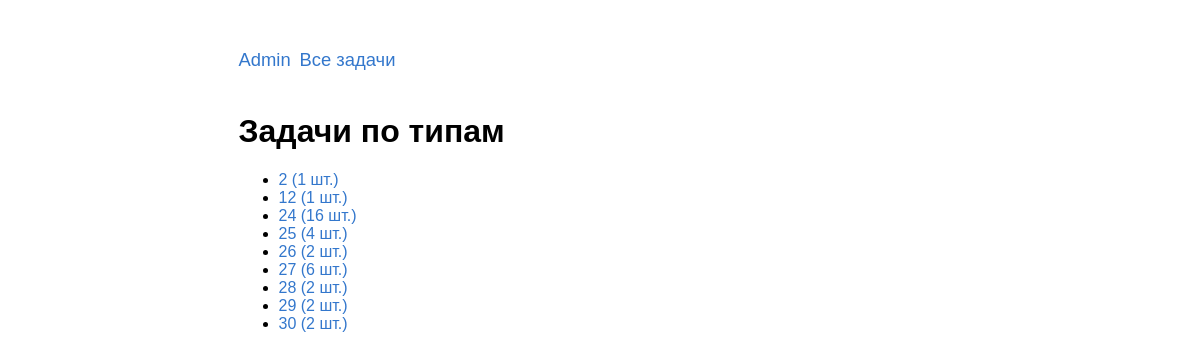
Screenshot of /types/ with the database file from the repository.
### problems/models.py (models this page shows, shortened)
class TypeInEGE(models.Model):
    objects = TypeInEGEManager()
    number = models.PositiveSmallIntegerField('номер')
    max_score = models.PositiveSmallIntegerField('максимальное количество'
                                                 ' баллов')
    part_ege = models.ForeignKey(PartOfEGE,
                                 on_delete=models.CASCADE,
                                 verbose_name='часть ЕГЭ',
                                 default=1)
    class Meta:
        verbose_name = 'тип'
        verbose_name_plural = 'типы'
        default_related_name = 'type'
        ordering = ['number']
    def get_absolute_url(self):
        return reverse('typesinege:problems', kwargs={'number': self.number})

### typesinege/views.py (the view)
# urls.py: path('', views.TypesView.as_view(), name='list'),
class TypesView(ListView):
    model = TypeInEGE
    template_name = 'typesinege/types.html'
    context_object_name = 'types'
    def get_queryset(self):
        return super().get_queryset().order_by('number')

### problems/models.py (called while the page is built)
    def get_queryset(self):
        queryset = super().get_queryset()
        queryset = queryset.annotate(problems_count=Count('problems'))
        return queryset

### templates/typesinege/types.html
{% extends "base.html" %}
{% load static %}
{% block content %}
    <h1>Задачи по типам</h1>
    <ul>
        {% for type in types %}
            <li><a href="{{ type.get_absolute_url }}">{{ type.number }} ({{type.problems_count}} шт.)</a></li>
        {% endfor %}
    </ul>
{% endblock %}

### static/css/style.css (style rules this page uses)
body { -webkit-hyphens: auto; -moz-hyphens: auto; -ms-hyphens: auto; hyphens: auto; margin: 0px auto; width: 723px; max-width: 100%; font-family: Tahoma, Arial; text-align: justify; }
a { text-decoration: none; color: #3377cc; }

### rows the page displays
TypeInEGE: number "2", problems_count "1"
TypeInEGE: number "12", problems_count "1"
TypeInEGE: number "24", problems_count "16"
TypeInEGE: number "25", problems_count "4"
TypeInEGE: number "26", problems_count "2"
TypeInEGE: number "27", problems_count "6"
TypeInEGE: number "28", problems_count "2"
TypeInEGE: number "29", problems_count "2"
TypeInEGE: number "30", problems_count "2"
